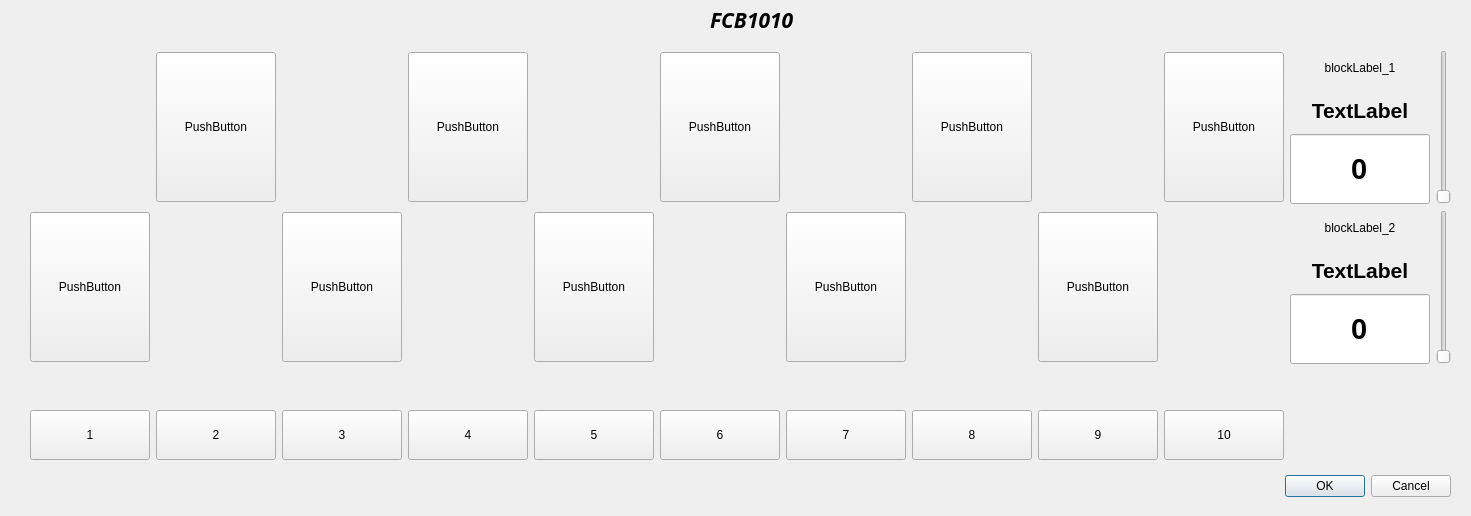
<?xml version="1.0" encoding="UTF-8"?>
<ui version="4.0">
 <class>FCB1010</class>
 <widget class="QDialog" name="FCB1010">
  <property name="geometry">
   <rect>
    <x>0</x>
    <y>0</y>
    <width>1471</width>
    <height>516</height>
   </rect>
  </property>
  <property name="windowTitle">
   <string>FCB1010</string>
  </property>
  <widget class="QDialogButtonBox" name="buttonBox">
   <property name="geometry">
    <rect>
     <x>1240</x>
     <y>470</y>
     <width>211</width>
     <height>32</height>
    </rect>
   </property>
   <property name="orientation">
    <enum>Qt::Horizontal</enum>
   </property>
   <property name="standardButtons">
    <set>QDialogButtonBox::Cancel|QDialogButtonBox::Ok</set>
   </property>
  </widget>
  <widget class="QWidget" name="gridLayoutWidget">
   <property name="geometry">
    <rect>
     <x>30</x>
     <y>50</y>
     <width>1421</width>
     <height>410</height>
    </rect>
   </property>
   <layout class="QGridLayout" name="gridLayout">
    <item row="7" column="3">
     <widget class="QPushButton" name="pageSelect_pushButton_4">
      <property name="minimumSize">
       <size>
        <width>0</width>
        <height>50</height>
       </size>
      </property>
      <property name="text">
       <string>4</string>
      </property>
     </widget>
    </item>
    <item row="7" column="2">
     <widget class="QPushButton" name="pageSelect_pushButton_3">
      <property name="minimumSize">
       <size>
        <width>0</width>
        <height>50</height>
       </size>
      </property>
      <property name="text">
       <string>3</string>
      </property>
     </widget>
    </item>
    <item row="0" column="7" rowspan="3">
     <widget class="QPushButton" name="parameter_pushButton_8">
      <property name="minimumSize">
       <size>
        <width>120</width>
        <height>150</height>
       </size>
      </property>
      <property name="contextMenuPolicy">
       <enum>Qt::CustomContextMenu</enum>
      </property>
      <property name="text">
       <string>PushButton</string>
      </property>
      <property name="checkable">
       <bool>true</bool>
      </property>
     </widget>
    </item>
    <item row="7" column="0">
     <widget class="QPushButton" name="pageSelect_pushButton_1">
      <property name="minimumSize">
       <size>
        <width>0</width>
        <height>50</height>
       </size>
      </property>
      <property name="text">
       <string>1</string>
      </property>
      <property name="checkable">
       <bool>true</bool>
      </property>
      <property name="checked">
       <bool>false</bool>
      </property>
     </widget>
    </item>
    <item row="0" column="10">
     <widget class="QLabel" name="blockLabel_1">
      <property name="minimumSize">
       <size>
        <width>80</width>
        <height>25</height>
       </size>
      </property>
      <property name="contextMenuPolicy">
       <enum>Qt::CustomContextMenu</enum>
      </property>
      <property name="text">
       <string>blockLabel_1</string>
      </property>
      <property name="alignment">
       <set>Qt::AlignCenter</set>
      </property>
     </widget>
    </item>
    <item row="3" column="8" rowspan="3">
     <widget class="QPushButton" name="parameter_pushButton_9">
      <property name="minimumSize">
       <size>
        <width>120</width>
        <height>150</height>
       </size>
      </property>
      <property name="contextMenuPolicy">
       <enum>Qt::CustomContextMenu</enum>
      </property>
      <property name="text">
       <string>PushButton</string>
      </property>
      <property name="checkable">
       <bool>true</bool>
      </property>
     </widget>
    </item>
    <item row="7" column="4">
     <widget class="QPushButton" name="pageSelect_pushButton_5">
      <property name="minimumSize">
       <size>
        <width>0</width>
        <height>50</height>
       </size>
      </property>
      <property name="text">
       <string>5</string>
      </property>
     </widget>
    </item>
    <item row="3" column="2" rowspan="3">
     <widget class="QPushButton" name="parameter_pushButton_3">
      <property name="minimumSize">
       <size>
        <width>120</width>
        <height>150</height>
       </size>
      </property>
      <property name="contextMenuPolicy">
       <enum>Qt::CustomContextMenu</enum>
      </property>
      <property name="text">
       <string>PushButton</string>
      </property>
      <property name="checkable">
       <bool>true</bool>
      </property>
     </widget>
    </item>
    <item row="0" column="1" rowspan="3">
     <widget class="QPushButton" name="parameter_pushButton_2">
      <property name="minimumSize">
       <size>
        <width>120</width>
        <height>150</height>
       </size>
      </property>
      <property name="contextMenuPolicy">
       <enum>Qt::CustomContextMenu</enum>
      </property>
      <property name="text">
       <string>PushButton</string>
      </property>
      <property name="checkable">
       <bool>true</bool>
      </property>
     </widget>
    </item>
    <item row="2" column="10">
     <widget class="QLineEditMod1" name="lineEdit_1">
      <property name="minimumSize">
       <size>
        <width>100</width>
        <height>70</height>
       </size>
      </property>
      <property name="font">
       <font>
        <pointsize>22</pointsize>
        <weight>75</weight>
        <bold>true</bold>
       </font>
      </property>
      <property name="contextMenuPolicy">
       <enum>Qt::CustomContextMenu</enum>
      </property>
      <property name="text">
       <string>0</string>
      </property>
      <property name="alignment">
       <set>Qt::AlignCenter</set>
      </property>
     </widget>
    </item>
    <item row="5" column="10">
     <widget class="QLineEditMod1" name="lineEdit_2">
      <property name="minimumSize">
       <size>
        <width>100</width>
        <height>70</height>
       </size>
      </property>
      <property name="font">
       <font>
        <pointsize>22</pointsize>
        <weight>75</weight>
        <bold>true</bold>
       </font>
      </property>
      <property name="contextMenuPolicy">
       <enum>Qt::CustomContextMenu</enum>
      </property>
      <property name="text">
       <string>0</string>
      </property>
      <property name="alignment">
       <set>Qt::AlignCenter</set>
      </property>
     </widget>
    </item>
    <item row="7" column="5">
     <widget class="QPushButton" name="pageSelect_pushButton_6">
      <property name="minimumSize">
       <size>
        <width>0</width>
        <height>50</height>
       </size>
      </property>
      <property name="text">
       <string>6</string>
      </property>
     </widget>
    </item>
    <item row="4" column="10">
     <widget class="QLabel" name="paramLabel_2">
      <property name="minimumSize">
       <size>
        <width>80</width>
        <height>35</height>
       </size>
      </property>
      <property name="font">
       <font>
        <pointsize>16</pointsize>
        <weight>75</weight>
        <bold>true</bold>
       </font>
      </property>
      <property name="contextMenuPolicy">
       <enum>Qt::CustomContextMenu</enum>
      </property>
      <property name="text">
       <string>TextLabel</string>
      </property>
      <property name="alignment">
       <set>Qt::AlignCenter</set>
      </property>
     </widget>
    </item>
    <item row="7" column="9">
     <widget class="QPushButton" name="pageSelect_pushButton_10">
      <property name="minimumSize">
       <size>
        <width>0</width>
        <height>50</height>
       </size>
      </property>
      <property name="text">
       <string>10</string>
      </property>
     </widget>
    </item>
    <item row="0" column="5" rowspan="3">
     <widget class="QPushButton" name="parameter_pushButton_6">
      <property name="minimumSize">
       <size>
        <width>120</width>
        <height>150</height>
       </size>
      </property>
      <property name="contextMenuPolicy">
       <enum>Qt::CustomContextMenu</enum>
      </property>
      <property name="text">
       <string>PushButton</string>
      </property>
      <property name="checkable">
       <bool>true</bool>
      </property>
     </widget>
    </item>
    <item row="7" column="1">
     <widget class="QPushButton" name="pageSelect_pushButton_2">
      <property name="minimumSize">
       <size>
        <width>0</width>
        <height>50</height>
       </size>
      </property>
      <property name="text">
       <string>2</string>
      </property>
     </widget>
    </item>
    <item row="3" column="10">
     <widget class="QLabel" name="blockLabel_2">
      <property name="minimumSize">
       <size>
        <width>80</width>
        <height>25</height>
       </size>
      </property>
      <property name="contextMenuPolicy">
       <enum>Qt::CustomContextMenu</enum>
      </property>
      <property name="text">
       <string>blockLabel_2</string>
      </property>
      <property name="alignment">
       <set>Qt::AlignCenter</set>
      </property>
     </widget>
    </item>
    <item row="0" column="9" rowspan="3">
     <widget class="QPushButton" name="parameter_pushButton_10">
      <property name="minimumSize">
       <size>
        <width>120</width>
        <height>150</height>
       </size>
      </property>
      <property name="contextMenuPolicy">
       <enum>Qt::CustomContextMenu</enum>
      </property>
      <property name="text">
       <string>PushButton</string>
      </property>
      <property name="checkable">
       <bool>true</bool>
      </property>
     </widget>
    </item>
    <item row="7" column="6">
     <widget class="QPushButton" name="pageSelect_pushButton_7">
      <property name="minimumSize">
       <size>
        <width>0</width>
        <height>50</height>
       </size>
      </property>
      <property name="text">
       <string>7</string>
      </property>
     </widget>
    </item>
    <item row="7" column="8">
     <widget class="QPushButton" name="pageSelect_pushButton_9">
      <property name="minimumSize">
       <size>
        <width>0</width>
        <height>50</height>
       </size>
      </property>
      <property name="text">
       <string>9</string>
      </property>
     </widget>
    </item>
    <item row="1" column="10">
     <widget class="QLabel" name="paramLabel_1">
      <property name="minimumSize">
       <size>
        <width>80</width>
        <height>35</height>
       </size>
      </property>
      <property name="font">
       <font>
        <pointsize>16</pointsize>
        <weight>75</weight>
        <bold>true</bold>
       </font>
      </property>
      <property name="contextMenuPolicy">
       <enum>Qt::CustomContextMenu</enum>
      </property>
      <property name="text">
       <string>TextLabel</string>
      </property>
      <property name="alignment">
       <set>Qt::AlignCenter</set>
      </property>
     </widget>
    </item>
    <item row="0" column="3" rowspan="3">
     <widget class="QPushButton" name="parameter_pushButton_4">
      <property name="minimumSize">
       <size>
        <width>120</width>
        <height>150</height>
       </size>
      </property>
      <property name="contextMenuPolicy">
       <enum>Qt::CustomContextMenu</enum>
      </property>
      <property name="text">
       <string>PushButton</string>
      </property>
      <property name="checkable">
       <bool>true</bool>
      </property>
     </widget>
    </item>
    <item row="0" column="11" rowspan="3">
     <widget class="QSliderMod1" name="verticalSlider_1">
      <property name="contextMenuPolicy">
       <enum>Qt::CustomContextMenu</enum>
      </property>
      <property name="orientation">
       <enum>Qt::Vertical</enum>
      </property>
     </widget>
    </item>
    <item row="3" column="0" rowspan="3">
     <widget class="QPushButton" name="parameter_pushButton_1">
      <property name="minimumSize">
       <size>
        <width>120</width>
        <height>150</height>
       </size>
      </property>
      <property name="contextMenuPolicy">
       <enum>Qt::CustomContextMenu</enum>
      </property>
      <property name="text">
       <string>PushButton</string>
      </property>
      <property name="checkable">
       <bool>true</bool>
      </property>
     </widget>
    </item>
    <item row="3" column="11" rowspan="3">
     <widget class="QSliderMod1" name="verticalSlider_2">
      <property name="contextMenuPolicy">
       <enum>Qt::CustomContextMenu</enum>
      </property>
      <property name="orientation">
       <enum>Qt::Vertical</enum>
      </property>
     </widget>
    </item>
    <item row="3" column="6" rowspan="3">
     <widget class="QPushButton" name="parameter_pushButton_7">
      <property name="minimumSize">
       <size>
        <width>120</width>
        <height>150</height>
       </size>
      </property>
      <property name="contextMenuPolicy">
       <enum>Qt::CustomContextMenu</enum>
      </property>
      <property name="text">
       <string>PushButton</string>
      </property>
      <property name="checkable">
       <bool>true</bool>
      </property>
     </widget>
    </item>
    <item row="3" column="4" rowspan="3">
     <widget class="QPushButton" name="parameter_pushButton_5">
      <property name="minimumSize">
       <size>
        <width>120</width>
        <height>150</height>
       </size>
      </property>
      <property name="contextMenuPolicy">
       <enum>Qt::CustomContextMenu</enum>
      </property>
      <property name="text">
       <string>PushButton</string>
      </property>
      <property name="checkable">
       <bool>true</bool>
      </property>
     </widget>
    </item>
    <item row="7" column="7">
     <widget class="QPushButton" name="pageSelect_pushButton_8">
      <property name="minimumSize">
       <size>
        <width>0</width>
        <height>50</height>
       </size>
      </property>
      <property name="text">
       <string>8</string>
      </property>
     </widget>
    </item>
    <item row="6" column="0" colspan="12">
     <spacer name="horizontalSpacer">
      <property name="orientation">
       <enum>Qt::Horizontal</enum>
      </property>
      <property name="sizeHint" stdset="0">
       <size>
        <width>40</width>
        <height>40</height>
       </size>
      </property>
     </spacer>
    </item>
   </layout>
  </widget>
  <widget class="QLabel" name="label">
   <property name="geometry">
    <rect>
     <x>710</x>
     <y>10</y>
     <width>111</width>
     <height>20</height>
    </rect>
   </property>
   <property name="font">
    <font>
     <family>Stencil</family>
     <pointsize>16</pointsize>
     <weight>75</weight>
     <italic>true</italic>
     <bold>true</bold>
    </font>
   </property>
   <property name="text">
    <string>FCB1010</string>
   </property>
  </widget>
 </widget>
 <customwidgets>
  <customwidget>
   <class>QSliderMod1</class>
   <extends>QSlider</extends>
   <header>qslidermod1.h</header>
   <slots>
    <slot>setValueFromText(QString)</slot>
   </slots>
  </customwidget>
  <customwidget>
   <class>QLineEditMod1</class>
   <extends>QLineEdit</extends>
   <header>qlineeditmod1.h</header>
   <slots>
    <slot>setTextFromInt(int)</slot>
   </slots>
  </customwidget>
 </customwidgets>
 <resources/>
 <connections>
  <connection>
   <sender>buttonBox</sender>
   <signal>accepted()</signal>
   <receiver>FCB1010</receiver>
   <slot>accept()</slot>
   <hints>
    <hint type="sourcelabel">
     <x>248</x>
     <y>254</y>
    </hint>
    <hint type="destinationlabel">
     <x>157</x>
     <y>274</y>
    </hint>
   </hints>
  </connection>
  <connection>
   <sender>buttonBox</sender>
   <signal>rejected()</signal>
   <receiver>FCB1010</receiver>
   <slot>reject()</slot>
   <hints>
    <hint type="sourcelabel">
     <x>316</x>
     <y>260</y>
    </hint>
    <hint type="destinationlabel">
     <x>286</x>
     <y>274</y>
    </hint>
   </hints>
  </connection>
 </connections>
</ui>
